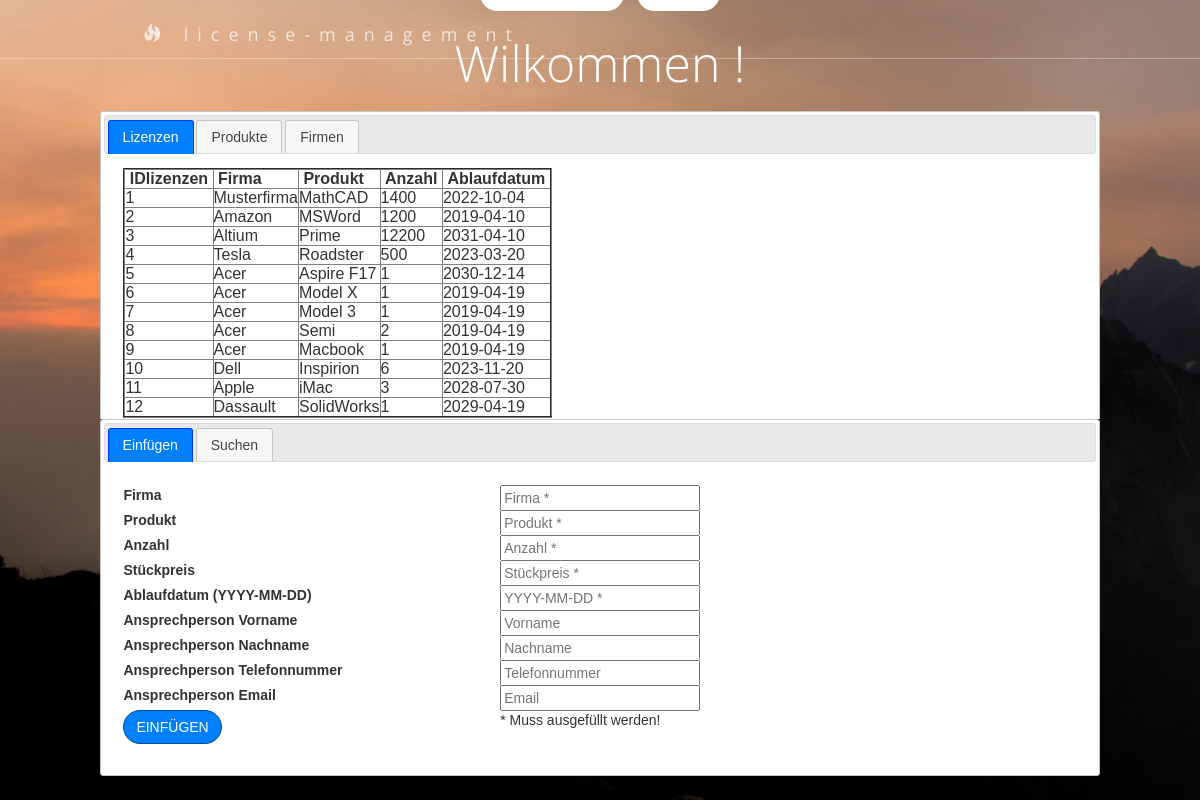
The app's page /Code/main.php (signed in) with its own data.
### tables this page shows
CREATE TABLE IF NOT EXISTS lizenzen (
  idlizenzen INT NOT NULL AUTO_INCREMENT,
  firma INT NOT NULL,
  produkt INT NOT NULL,
  anzahl INT NULL,
  ablaufdatum DATE NULL,
  PRIMARY KEY (idlizenzen),
  CONSTRAINT fk_lizenzen_firmen
    FOREIGN KEY (firma)
    REFERENCES firmen (idfirmen)
    ON DELETE NO ACTION
    ON UPDATE NO ACTION,
  CONSTRAINT fk_lizenzen_produkte
    FOREIGN KEY (produkt)
    REFERENCES produkte (idprodukte)
    ON DELETE NO ACTION
    ON UPDATE NO ACTION);

CREATE TABLE IF NOT EXISTS firmen (
  idfirmen INT NOT NULL AUTO_INCREMENT,
  name VARCHAR(45) NULL,
  ansvname VARCHAR(45) NULL,
  ansnname VARCHAR(45) NULL,
  anstel VARCHAR(45) NULL,
  ansemail VARCHAR(45) NULL,
  PRIMARY KEY (idfirmen));

CREATE TABLE IF NOT EXISTS produkte (
  idprodukte INT NOT NULL AUTO_INCREMENT,
  firma INT NOT NULL,
  produktname VARCHAR(30) NULL,
  stueckpreis FLOAT NULL,
  PRIMARY KEY (idprodukte),
  CONSTRAINT fk_produkte_firmen
    FOREIGN KEY (firma)
    REFERENCES firmen (idfirmen)
    ON DELETE CASCADE
    ON UPDATE RESTRICT);

### Code/main.php (the view, shortened to what this page needs)
<?php
require_once "config.php";
?>
<html lang="en">
<head>
    <link href="css/bootstrap.min.css" rel="stylesheet">
    <link href="css/custom.css" rel="stylesheet">
    <link rel="stylesheet" href="//code.jquery.com/ui/1.12.1/themes/base/jquery-ui.css">
</head>
    <nav id="siteNav" class="navbar navbar-default navbar-fixed-top" role="navigation" >
            <div class="navcontainer"  >
                <div class="navbar-header" >
                    <a class="navbar-brand" href="index.php" >
                        <span class="glyphicon glyphicon-fire"></span>
                        license-management
                    </a>
                </div>
            </div>
    </nav>
    <header>
        <div class="header-content">
            <div class="header-content-inner">
                <h2>
                <a href="reset-password.php" class="btn btn-default">Password reset</a>
                <a href="logout.php" class="btn btn-default">Logout</a> </h2>
                <h2>Wilkommen <b><?php echo htmlspecialchars($_SESSION["username"]); ?></b>!</h2>
                <div class="header-content-inner-tab1">
                <div id="tabs">
                  <div class = "tabs-header">
                  <ul>
                    <li><a href="#tabs-1">Lizenzen</a></li>
                    <li><a href="#tabs-2">Produkte</a></li>
                    <li><a href="#tabs-3">Firmen</a></li>
                  </ul>
                </div>
                  <div id="tabs-1">
                  <?php
                    $result = mysqli_query($link,"SELECT l.idlizenzen, f.name, p.produktname, l.anzahl, l.ablaufdatum FROM lizenzen l
                                                  JOIN firmen f ON  l.firma = f.idfirmen
                                                  JOIN produkte p ON l.produkt = p.idprodukte
                                                  GROUP BY l.idlizenzen;");
                    echo "<table border='2'>
                    <tr>
                    <th>&nbspIDlizenzen&nbsp</th>
                    <th>&nbspFirma&nbsp</th>
                    <th>&nbspProdukt&nbsp</th>
                    <th>&nbspAnzahl&nbsp</th>
                    <th>&nbspAblaufdatum&nbsp</th>
                    </tr>";
                    while($row = mysqli_fetch_array($result))
                    {
                      echo "<tr>";
                      echo "<td>" . $row['idlizenzen'] . "</td>";
                      echo "<td>" . $row['name'] . "</td>";
                      echo "<td>" . $row['produktname'] . "</td>";
                      echo "<td>" . $row['anzahl'] . "</td>";
                      echo "<td>" . $row['ablaufdatum'] . "</td>";
                      echo "</tr>";
                    }
                    echo "</table>";
                  ?>
                  </div>
                </div>
              </div>
              <div class="header-content-inner-tab2">
                <div id="eindel">
                <div class"tabs2-header">
                <ul>
                  <li><a href="#eindel1">Einfügen</a></li>
                  <li><a href="#eindel2">Suchen</a></li>
                </ul>
                </div>
                  <div id="eindel1">
                    <div class="header-content-inner-text-tab2">
                  <form action="" method="post">
                    <label>Firma</label>
                    <input type="text" name="firma" required="required" placeholder="Firma *"><br>
                    <label>Produkt</label>
                    <input type="text" name="produkt" required="required" placeholder="Produkt *"><br>
                    <label>Anzahl</label>
                    <input type="text" name="anzahl" required="required" placeholder="Anzahl *"><br>
                    <label>Stückpreis</label>
                    <input type="text" name="stueckpreis" required="required" placeholder="Stückpreis *"><br>
                    <label>Ablaufdatum (YYYY-MM-DD)</label>
                    <input type="text" name="ablaufdatum" required="required" placeholder="YYYY-MM-DD *"><br>
                    <label>Ansprechperson Vorname</label>
                    <input type="text" name="vorname" placeholder="Vorname"><br>
                    <label>Ansprechperson Nachname</label>
                    <input type="text" name="nachname" placeholder="Nachname"><br>
                    <label>Ansprechperson Telefonnummer</label>
                    <input type="text" name="telefonnummer" placeholder="Telefonnummer"><br>
                    <label>Ansprechperson Email</label>
                    <input type="text" name="email" placeholder="Email"><br>
                    <div class = "header-content-inner-text-ende"> * Muss ausgefüllt werden!</div>
                    <input class="btn btn-default-submit" type="submit" name="submit" value="Einfügen">
                  </form>
                  </div>
                  </div>
                </div>
              </div>
            </div>
         </div>
    </header>
</html>

### Code/css/custom.css (style rules this page uses)
html, body { width: 100%; height: 100%; font-family: 'Open Sans','Helvetica Neue',Arial,sans-serif; }
a { color: yellowgreen; -webkit-transition: all .35s; -moz-transition: all .35s; transition: all .35s; }
header { position: fixed; width: 100%; min-height: auto; color: #fff; background-image: url('../images/header.jpg'); background-position: center; -webkit-background-size: cover; -moz-background-size: cover; background-size: cover; -o-background-size: cover; }
header .header-content { width: 100%; text-align: center; height: 85%; }
header .header-content .header-content-inner { position: absolute; top: 50%; left: 50%; margin-right: -50%; transform: translate(-50%, -50%); width: 100%; }
header .header-content .header-content-inner-tab1 { position: static; height: 22em; max-height: 22em; overflow: auto; }
header .header-content .header-content-inner-tab2 { position: static; height: 30em; max-height: 30em; overflow: auto; }
header .header-content .header-content-inner-tab1 .tabs-header { position: sticky; top: 0; }
header .header-content .header-content-inner-tab2 .header-content-inner-text-tab2 { position: left; text-align: left; line-height: 20px; padding-top: 1%; }
header .header-content .header-content-inner h2 { margin-top: 0; margin-bottom: 20px; font-size: 50px; font-weight: 300; text-align: center; }
header .header-content .header-content-inner a { text-align: center; }
header .header-content .header-content-inner-text-tab2 .header-content-inner-text-ende { position: absolute; width: 20%; left: 40%; text-align: left; }
header .header-content .header-content-inner .header-content-inner-text-tab2 input[type="text"] { position: absolute; width: 20%; left: 40%; text-align: left; }
@media (min-width:768px) { header { min-height: 100%; } }
@media (min-width:768px) { header .header-content { position: absolute; top: 50%; -webkit-transform: translateY(-50%); -ms-transform: translateY(-50%); transform: translateY(-50%); } }
@media (min-width:768px) { header .header-content .header-content-inner { margin-right: auto; margin-left: auto; position: left; max-width: 1000px; overflow: auto; } }
.navbar-default { border-color: rgba(34,34,34,.05); background-color: #fff; -webkit-transition: all .35s; -moz-transition: all .35s; transition: all .35s; }
.navbar-default .navbar-header .navbar-brand { color: yellowgreen; align-self: auto; }
@media (min-width:768px) { .navbar-default { border-color: rgba(255,255,255,.3); background-color: transparent; } }
@media (min-width:768px) { .navbar-default .navbar-header .navbar-brand { color: rgba(255,255,255,.7); letter-spacing: 0.5em; } }
.btn-default { border-color: #fff; color: #222; background-color: #fff; -webkit-transition: all .35s; -moz-transition: all .35s; transition: all .35s; }
.btn-default-submit { border-color: #004C99; border-width: 1px; color: #fff; background-color: #0080FF; -webkit-transition: all .35s; -moz-transition: all .35s; transition: all .35s; }
.btn { border-radius: 300px; text-transform: uppercase; }
.navcontainer { padding-top: 8px; padding-bottom: 8px; padding-left: 8px; padding-right:70px; margin-left: 10%; }

### records on screen
lizenzen: idlizenzen "1", firma.name "Musterfirma", produkt.produktname "MathCAD", anzahl "1400", ablaufdatum "2022-10-04"
lizenzen: idlizenzen "2", firma.name "Amazon", produkt.produktname "MSWord", anzahl "1200", ablaufdatum "2019-04-10"
lizenzen: idlizenzen "3", firma.name "Altium", produkt.produktname "Prime", anzahl "12200", ablaufdatum "2031-04-10"
lizenzen: idlizenzen "4", firma.name "Tesla", produkt.produktname "Roadster", anzahl "500", ablaufdatum "2023-03-20"
lizenzen: idlizenzen "5", firma.name "Acer", produkt.produktname "Aspire F17", anzahl "1", ablaufdatum "2030-12-14"
lizenzen: idlizenzen "6", firma.name "Acer", produkt.produktname "Model X", anzahl "1", ablaufdatum "2019-04-19"
lizenzen: idlizenzen "7", firma.name "Acer", produkt.produktname "Model 3", anzahl "1", ablaufdatum "2019-04-19"
lizenzen: idlizenzen "8", firma.name "Acer", produkt.produktname "Semi", anzahl "2", ablaufdatum "2019-04-19"
lizenzen: idlizenzen "9", firma.name "Acer", produkt.produktname "Macbook", anzahl "1", ablaufdatum "2019-04-19"
lizenzen: idlizenzen "10", firma.name "Dell", produkt.produktname "Inspirion", anzahl "6", ablaufdatum "2023-11-20"
lizenzen: idlizenzen "11", firma.name "Apple", produkt.produktname "iMac", anzahl "3", ablaufdatum "2028-07-30"
lizenzen: idlizenzen "12", firma.name "Dassault", produkt.produktname "SolidWorks", anzahl "1", ablaufdatum "2029-04-19"
